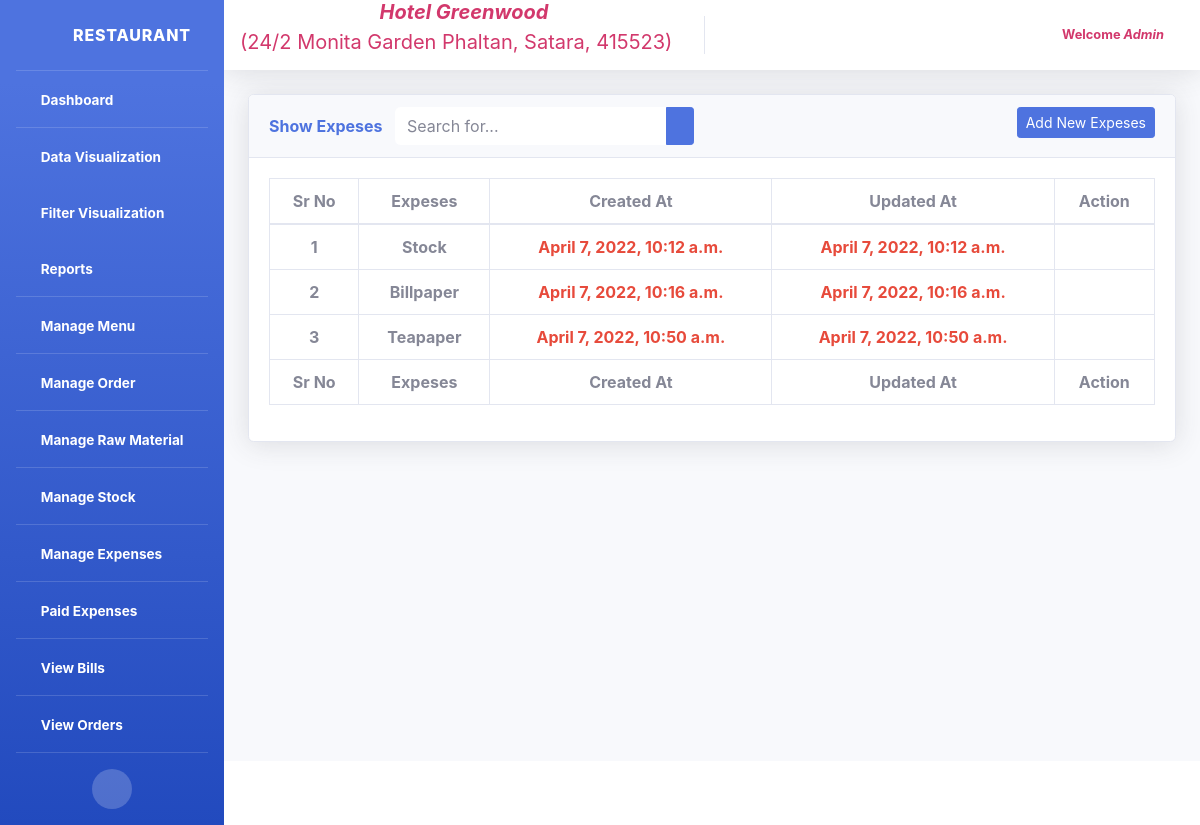
/polls/manageExpenses (signed in), run on the app's committed database.
### polls/models.py (models this page shows, shortened)
class ExpesesList(models.Model):
	expenses_name = models.CharField(max_length=200, null=True)
	status = models.IntegerField(default=1, null=True)
	created_at = models.DateTimeField(auto_now_add=True)
	updated_at = models.DateTimeField(auto_now=True)
	class Meta:
		db_table = 	"ExpesesList"

### polls/views.py (the view)
# urls.py: path('manageExpenses', views.ViewManageExpenses.as_view(), name='manageExpenses'),
class ViewManageExpenses(LoggedInMixin, ListView):
    model = ExpesesList
    template_name = 'view_expeses.html'
    ordering =  ordering = ['-created_at']
    paginate_by = 10
    paginate_orphans = 1
    def get_queryset(self, **kwargs):
        return ExpesesList.objects.filter(status=1)
    def get_context_data(self, *args, **kwargs):
        try:
            return super(ViewManageExpenses, self).get_context_data(*args, **kwargs)
        except Http404:
            self.kwargs['page'] = 1
            return super(ViewManageExpenses, self).get_context_data(*args, **kwargs)

### polls/views.py (called while the page is built)
    def dispatch(self, request, *args, **kwargs):
        if not request.user.is_authenticated:
            return redirect('/polls/login/')
        return super(LoggedInMixin, self).dispatch(request, *args, **kwargs)

### polls/templates/view_expeses.html (shortened to what this page needs)
{% extends 'header.html' %}
{% block body %}
{% load static %}
<!DOCTYPE html>
<html>
<head>
	<link href="{% static 'vendor/fontawesome-free/css/all.min.css' %}" rel="stylesheet" type="text/css">
	<link href="{% static 'vendor/datatables/dataTables.bootstrap4.min.css' %}" rel="stylesheet">
	<link href="{% static 'css/sb-admin-2.min.css' %}" rel="stylesheet">
</head>
<body>
        <div class="container-fluid mt-4">
          <div class="card shadow mb-4">
            <div class="card-header">
            	<a href="{% url 'createExpeses' %}" class="btn btn-sm btn-primary float-right ml-2">Add New Expeses</a>
              <span class="font-weight-bold text-primary">Show Expeses</span>
              <form method="get" action="" class="d-none d-sm-inline-block form-inline mr-2 ml-md-2 my-2 my-md-0  navbar-search ml-2" >
              <div class="input-group">
                <input type="text" class="form-control border-0 small" placeholder="Search for..." name="search" required>
                  <div class="input-group-append">
                    <button class="btn btn-primary btn-sm" type="submit"><i class="fas fa-search fa-sm"></i></button>
                </div>
              </div>
            </form>
            </div>
            <div class="card-body">
              <div class="table-responsive">
                <table class="table table-bordered"  width="100%" cellspacing="0">
                  <thead>
                    <tr class="text-center">
                        <th scope="col">Sr No</th>
                        <th scope="col">Expeses</th>
                        <th scope="col">Created At</th>
                        <th scope="col">Updated At</th>
                        <th scope="col">Action</th>
                    </tr>
                  </thead>
                  <tfoot>
                    <tr class="text-center">
                        <th scope="col">Sr No</th>
                        <th scope="col">Expeses</th>
                        <th scope="col">Created At</th>
                        <th scope="col">Updated At</th>
                        <th scope="col">Action</th>
                    </tr>
                  </tfoot>
                  <tbody>
                    {% for i in object_list %}
                    <tr class="text-center font-weight-bold"">
                      <td>{{forloop.counter}}</td>
                      <td>{{i.expenses_name | title }}</td>
                      <td class="text-danger">{{i.created_at}}</td>
                      <td class="text-danger">{{i.updated_at}}</td>
                      <td>
                        <a href="{% url 'editexpeses' i.id %}"><i class="fa fa-edit text-primary"></i></a>
                        <a href="{% url 'deleteexpeses' i.id %}"><i class="fa fa-trash text-danger confirm-delete" onclick="return confirm('Are you sure you want to delete this raw Expeses ?')"></i></a>
                      </td>
                    </tr>
                    {% endfor %}
                  </tbody>
                </table>
              </div>
            </div>
          </div>
</div>
{% endblock %}

### polls/templates/header.html (shortened to what this page needs)
{% load static %}
<html>
<head>
  <link href="{% static 'vendor/fontawesome-free/css/all.min.css' %}" rel="stylesheet" type="text/css">
  <link href="{% static 'css/sb-admin-2.min.css' %}" rel="stylesheet">
  <link href="{% static 'css/other.css' %}" rel="stylesheet">
</head>
<body id="page-top">
<div id="wrapper">
<ul class="navbar-nav bg-gradient-primary sidebar sidebar-dark accordion" id="accordionSidebar">
  <a class="sidebar-brand d-flex align-items-center justify-content-center" href="{% url 'dashboard' %}">
  <div class="sidebar-brand-icon rotate-n-15">
    <i class="fas fa-home fa-fw "></i>
  </div>
  <div class="sidebar-brand-text mx-3">Restaurant</div>
  </a>
  <hr class="sidebar-divider my-0">
  <li class="nav-item active">
    <a class="nav-link" href="{% url 'dashboard' %}">
      <i class="fas fa-fw fa-tachometer-alt"></i>
      <span>Dashboard</span></a>
  </li>
  <hr class="sidebar-divider my-0">
  <li class="nav-item active">
    <a class="nav-link collapsed" href="#" data-toggle="collapse" data-target="#collapseTwo" aria-expanded="true" aria-controls="collapseTwo">
      <i class="fas fa-fw fa fa-chart-area"></i>
      <span>Data Visualization</span>
    </a>
  </li>
 <li class="nav-item active">
    <a class="nav-link collapsed" href="#" data-toggle="collapse" data-target="#collapsefilter" aria-expanded="true" aria-controls="collapseTwo">
      <i class="fas fa-fw fa fa-chart-area"></i>
      <span>Filter Visualization</span>
    </a>
  </li>
  <li class="nav-item active">
    <a class="nav-link collapsed" href="#" data-toggle="collapse" data-target="#collapsereport" aria-expanded="true" aria-controls="collapseTwo">
      <i class="fas fa-fw fa fa-file"></i>
      <span>Reports</span>
    </a>
  </li>
  <hr class="sidebar-divider my-0">
  <li class="nav-item active">
    <a class="nav-link" href="{% url 'manageMenu' %}">
      <i class="fas fa-fw fa-cog"></i>
      <span>Manage Menu</span></a>
  </li>
  <hr class="sidebar-divider my-0">
  <li class="nav-item active">
    <a class="nav-link" href="{% url 'manageOrder' %}">
      <i class="fas fa-fw fa-cog"></i>
      <span>Manage Order</span></a>
  </li>
  <hr class="sidebar-divider my-0">
  <li class="nav-item active">
    <a class="nav-link" href="{% url 'manageRawMaterial' %}">
      <i class="fas fa-fw fa-cog"></i>
      <span>Manage Raw Material</span></a>
  </li>
  <hr class="sidebar-divider my-0">
  <li class="nav-item active">
    <a class="nav-link" href="{% url 'manageStock' %}">
      <i class="fas fa-fw fa-cog"></i>
      <span>Manage Stock</span></a>
  </li>
  <hr class="sidebar-divider my-0">
  <li class="nav-item active">
    <a class="nav-link" href="{% url 'manageExpenses' %}">
      <i class="fas fa-fw fa-cog"></i>
      <span>Manage Expenses</span></a>
  </li>
  <hr class="sidebar-divider my-0">
  <li class="nav-item active">
    <a class="nav-link" href="{% url 'paidExpeses' %}">
      <i class="fas fa-fw fa-plus"></i>
      <span>Paid Expenses</span></a>
  </li>
  <hr class="sidebar-divider my-0">
  <li class="nav-item active">
    <a class="nav-link" href="{% url 'viewBills' %}">
      <i class="fas fa-fw fa fa-list"></i>
      <span>View Bills</span></a>
  </li>
  <hr class="sidebar-divider my-0">
  <li class="nav-item active">
    <a class="nav-link" href="{% url 'viewOrderDetails' %}">
      <i class="fas fa-fw fa fa-list"></i>
      <span>View Orders</span></a>
  </li>
<hr class="sidebar-divider">
  <div class="text-center d-none d-md-inline">
    <button class="rounded-circle border-0" id="sidebarToggle"></button>
  </div>
</ul>
    <div id="content-wrapper" class="d-flex flex-column">
        <div id="content">
        <nav class="navbar navbar-expand navbar-light bg-white topbar mb-1 static-top shadow">
          <span align="center" class="navbar-brand mb-0 h1 text-info"><i class='fas fa-hotel' style='font-size:20px'></i><i class="font-weight-bold" style="color: #D2386C;">Hotel Greenwood</i><p style="color:  #D2386C;"> (24/2 Monita Garden Phaltan, Satara, 415523)</p></span>
            <ul class="navbar-nav ml-auto">
            <li class="nav-item dropdown no-arrow">
              <a class="nav-link dropdown-toggle" href="#" id="userDropdown" role="button" data-toggle="dropdown" aria-haspopup="true" aria-expanded="false">
                <span class="mr-2 d-none d-lg-inline text-gray-600 small">
                {% if user.is_authenticated %}
                  <b style="color: #D2386C;">Welcome&nbsp;<i>{{request.user | title}}</i></b>
                {% endif %}
                </span>
              </a>
            </li>
          </ul>
        </nav>
        {% block body %} {% endblock %}
    </div>
      <footer class="sticky-footer bg-white">
      </footer>
    </div>
  </div>
</body>
</html>

### data on the page
ExpesesList: expenses_name "Stock", created_at "April 7, 2022, 10:12 a.m.", updated_at "April 7, 2022, 10:12 a.m."
ExpesesList: expenses_name "Billpaper", created_at "April 7, 2022, 10:16 a.m.", updated_at "April 7, 2022, 10:16 a.m."
ExpesesList: expenses_name "Teapaper", created_at "April 7, 2022, 10:50 a.m.", updated_at "April 7, 2022, 10:50 a.m."

### other printed values
{{ request.user | title }} "Admin"
